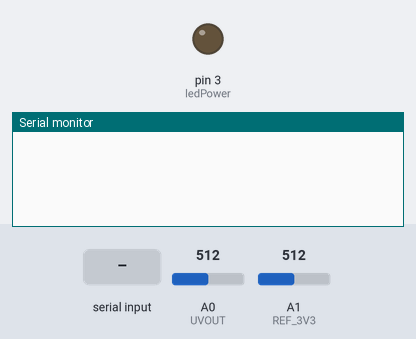
A sketch run on a simulated Arduino Uno, built with avr-gcc and run on an emulated ATmega328P. On the bench: output pins drawn as LEDs (lit = HIGH), the last lines printed to the serial monitor. The inputs (shaded band) are chosen by the test bench; at power-on: A1 (REF_3V3) = 512, A0 (UVOUT) = 512.

Above: at 1.2 s.
1.3 s: "1" received over Serial
At 2.1 s:
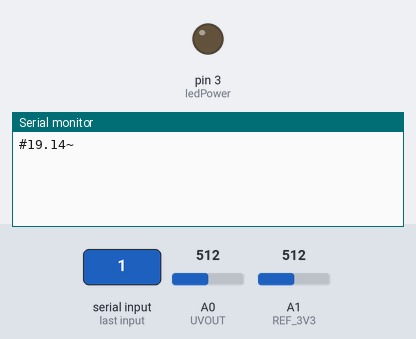
3.8 s: A1 (REF_3V3) set to 0
At 4.9 s:
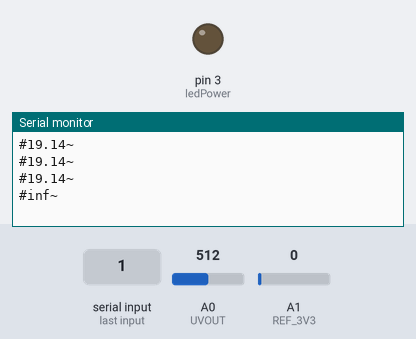
6.8 s: A0 (UVOUT) set to 0
At 7.4 s:
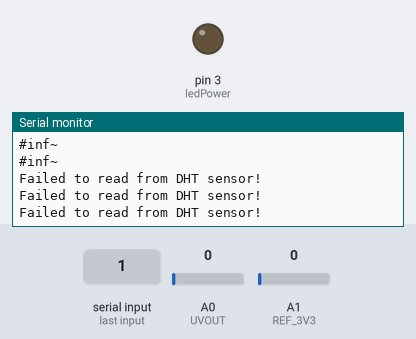

Measured:
- after the input at 1.3 s, the serial monitor: prints a new line at once (image 1)
- after the input at 3.8 s, the serial monitor: prints a new line after 0.51 s (image 2)
- after the input at 6.8 s, the serial monitor: prints a new line after 0.52 s (image 3)

The sketch:

uvsensor2.ino
```cpp
//Hardware pin definitions


int ledPower = 3;
int UVOUT = A0; //Output from the sensor
int REF_3V3 = A1; //3.3V power on the Arduino board
void setup()
{
  Serial.begin(9600);
  pinMode(ledPower,OUTPUT);
  pinMode(UVOUT, INPUT);
  pinMode(REF_3V3, INPUT);
}
void loop()
{
  int t=0;
  char c;
  if(Serial.available())
  {
    c = Serial.read();
    if (c=='1')
    {
     t= 3;
    }
  while(t>2)  {
    readSensor();
  if(Serial.available())
  {
    c = Serial.read();
    if (c=='0')
    {
     t = 1;
    }
    }
  }

}
}
void readSensor()
{
  int uvLevel = averageAnalogRead(UVOUT);
  int refLevel = averageAnalogRead(REF_3V3);
  digitalWrite(ledPower,LOW); // power on the LED

  float outputVoltage = 3.3 / refLevel * uvLevel;

  float uvIntensity = mapfloat(outputVoltage, 0.99, 2.8, 0.0, 15.0); //Convert the voltage to a UV intensity level

   if (isnan(outputVoltage) || isnan( uvIntensity)) {
    Serial.println("Failed to read from DHT sensor!");
    return;
   }

   //puts # before the values so our app knows what to do with the data
  Serial.print('#');
  Serial.print(uvIntensity);
   Serial.print('~'); //used as an end of transmission character - used in app for string length
  Serial.println();

  delay(1000);
}

//Takes an average of readings on a given pin
//Returns the average
int averageAnalogRead(int pinToRead)
{
  byte numberOfReadings = 8;
  unsigned int runningValue = 0;

  for(int x = 0 ; x < numberOfReadings ; x++)
    runningValue += analogRead(pinToRead);
  runningValue /= numberOfReadings;

  return(runningValue);
}

//The Arduino Map function but for floats
float mapfloat(float x, float in_min, float in_max, float out_min, float out_max)
{
  return (x - in_min) * (out_max - out_min) / (in_max - in_min) + out_min;
}
```
